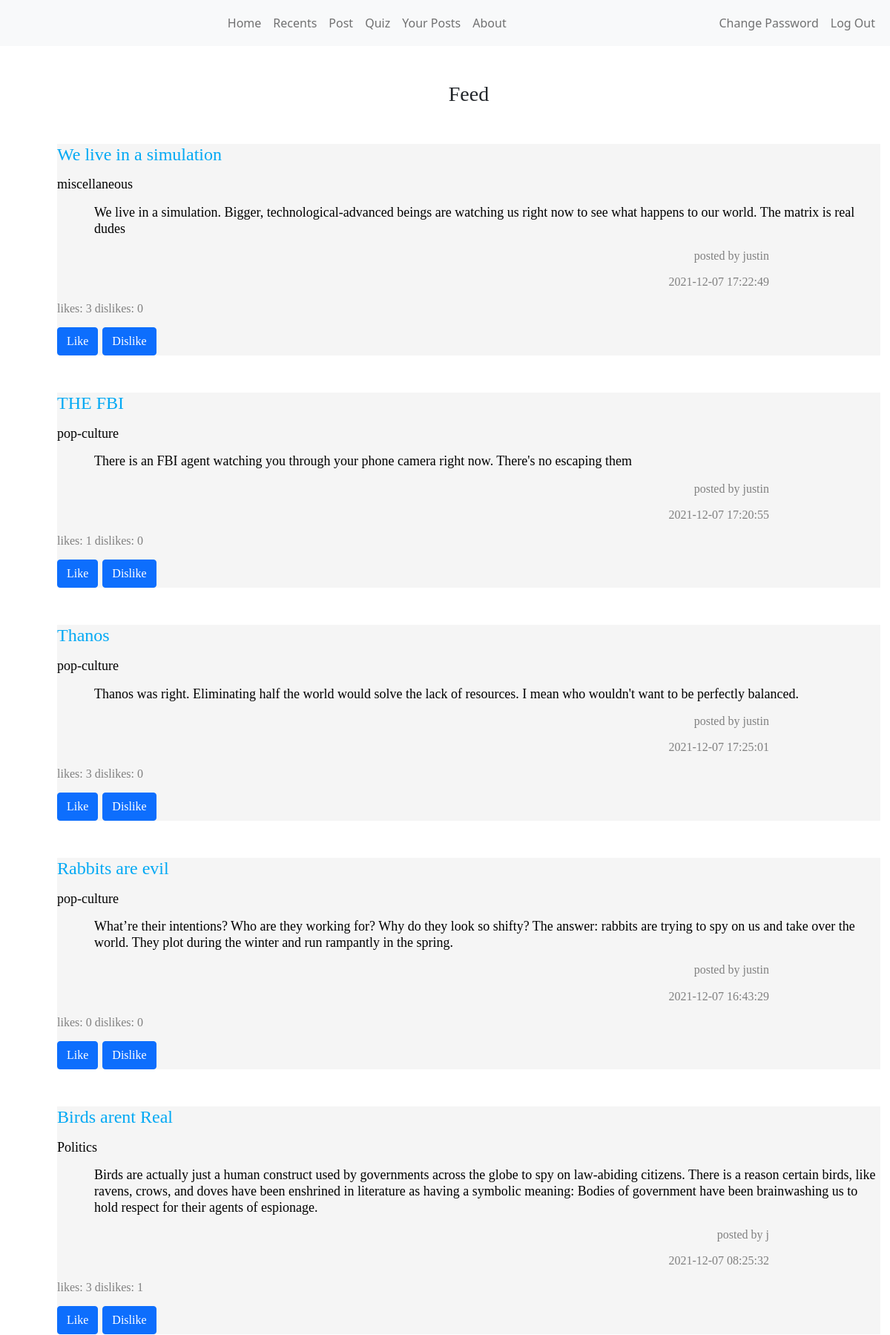
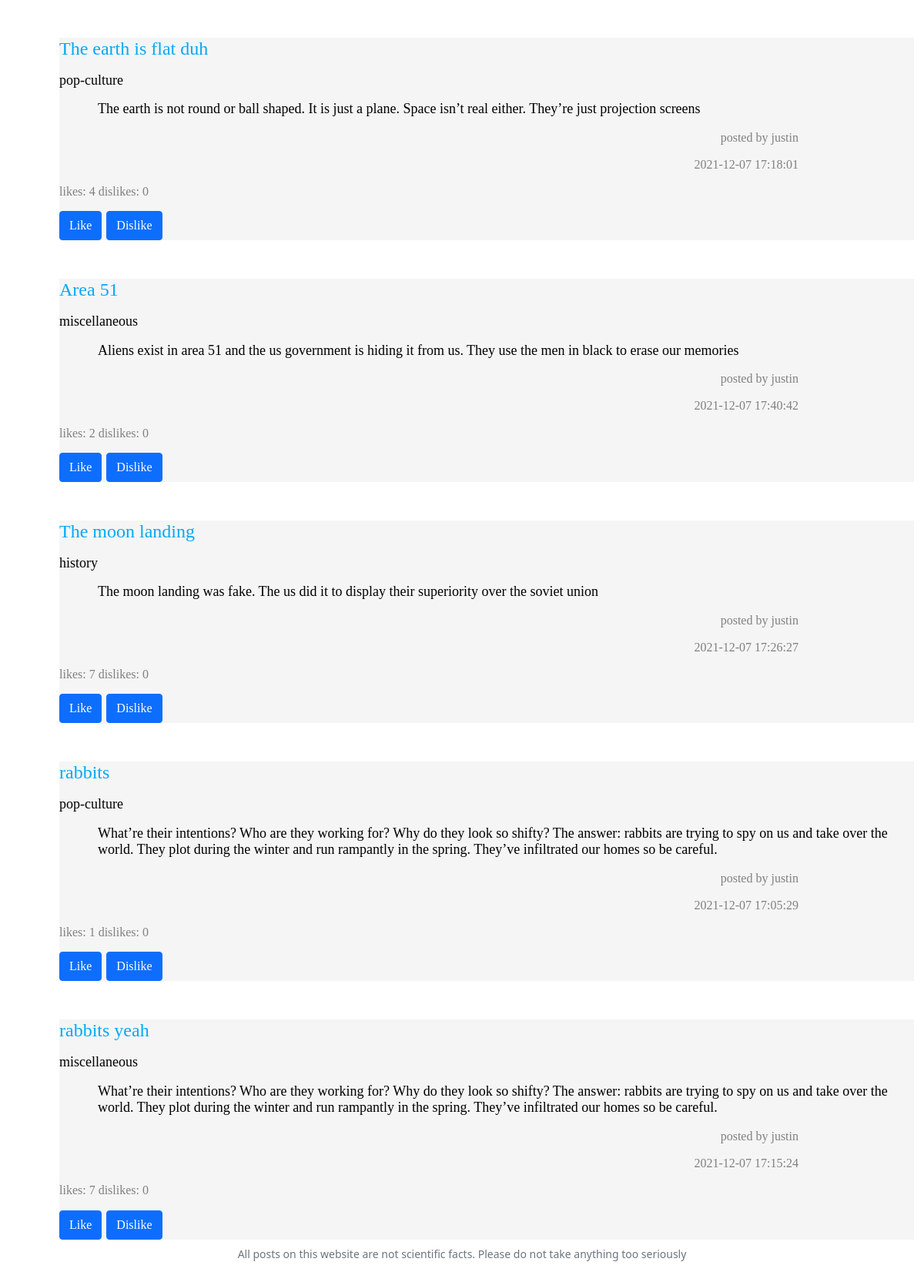
The page / (signed in) on the database its author committed (2 pictures, top to bottom).
### tables this page shows
CREATE TABLE 'theories' ('name' TEXT, 'user' TEXT, 'content' TEXT, 'upvotes' INTEGER DEFAULT 0 , 'downvotes' INTEGER DEFAULT 0 , date TEXT, id INTEGER, 'genre' TEXT DEFAULT NULL);

### app.py (the view)
@app.route("/")
@login_required
def home():
    pref = db.execute("SELECT preference FROM users WHERE id = ?", session["user_id"])
    theories = db.execute("SELECT * FROM theories WHERE genre = ? ORDER BY upvotes DESC LIMIT 5", pref[0]["preference"])
    otherTheories = db.execute("SELECT * FROM theories WHERE genre != ? ORDER BY upvotes DESC LIMIT 5", pref[0]["preference"])
    theories = theories + otherTheories
    random.shuffle(theories)
    return render_template("home.html", theories=theories)

### app.py (called while the page is built)
@app.after_request
def after_request(response):
    response.headers["Cache-Control"] = "no-cache, no-store, must-revalidate"
    response.headers["Expires"] = 0
    response.headers["Pragma"] = "no-cache"
    return response

### helpers.py (called while the page is built)
def login_required(f):
    @wraps(f)
    def decorated_function(*args, **kwargs):
        if session.get("user_id") is None:
            return redirect("/login")
        return f(*args, **kwargs)
    return decorated_function

### templates/home.html (shortened to what this page needs)
<!DOCTYPE html>
<html lang="en">
    <head>
        <link href="https://cdn.jsdelivr.net/npm/bootstrap@5.1.3/dist/css/bootstrap.min.css" rel="stylesheet">
        <link href="/static/styles.css" rel="stylesheet">
    </head>
    <body>
        <nav class="autohide navbar navbar-expand-lg bg-light navbar-light">
            <div class="container-fluid">
                <div class="collapse navbar-collapse" id="navbar">
                    {% if session["user_id"] %}
                        <ul class="navbar-nav ms-auto">
                            <li class="nav-item"><a class="nav-link" href="/">Home</a></li>
                            <li class="nav-item"><a class="nav-link" href="/recents">Recents</a></li>
                            <li class="nav-item"><a class="nav-link" href="/post">Post</a></li>
                            <li class="nav-item"><a class="nav-link" href="/quiz">Quiz</a></li>
                            <li class="nav-item"><a class="nav-link" href="/your-posts">Your Posts</a></li>
                            <li class="nav-item"><a class="nav-link" href="/about">About</a></li>
                        </ul>
                        <ul class="navbar-nav ms-auto">
                            <li class="nav-item"><a class="nav-link" href="/change">Change Password</a></li>
                            <li class="nav-item"><a class="nav-link" href="/logout">Log Out</a></li>
                        </ul>
                    {% else %}
                        <ul class="navbar-nav ms-auto">
                            <li class="nav-item"><a class="nav-link" href="/register">Register</a></li>
                            <li class="nav-item"><a class="nav-link" href="/login">Log In</a></li>
                        </ul>
                    {% endif %}
                </div>
            </div>
        </nav>
        <main class="container-fluid py-5 text-center">
            {% block main %}
            <div class="container">
                <h3>Feed</h3>
            </div>
                {% for post in theories %}
                <div class="container">
                    <form class="grey" action="/recents" id="like" method="post">
                        <h1 name="title" id="title" class="leftAlign crimson">{{ post.name }}</p>
                        <p id="genre" class="black medium">{{ post.genre }}</p>
                        <p class="paragraph black">{{ post.content }}</p>
                        <p class="author darkgrey">posted by {{ post.user }}</p>
                        <p class="author darkgrey">{{ post.date }}</p>
                        <p class="votes darkgrey">likes: {{ post.upvotes }} dislikes: {{ post.downvotes }}</p>
                        <button class="btn btn-primary" type="submit" name="like" value="like">Like</button>
                        <button class="btn btn-primary" type="submit" name="dislike" value="dislike">Dislike</button>
                    </form>
                </div>
                {% endfor %}
            {% endblock %}
            <footer class="mb-5 small text-center text-muted">
                All posts on this website are not scientific facts. Please do not take anything too seriously
            </footer>
        </main>
    </body>
</html>

### static/styles.css (style rules this page uses)
.container { margin-left: 50px; margin-right: 50px; padding-left: 15px; padding-right: 15px; font-family: "Comic Sans MS", "Comic Sans", cursive; }
.author { text-align: right; font-size: medium; font-family: "Comic Sans MS", "Comic Sans", cursive; margin-right: 150px; }
.crimson { color: #03a9f4; }
.paragraph { text-align: left; font-size: large; font-family: "Comic Sans MS", "Comic Sans", cursive; margin-left: 50px; }
.medium { font-size: large; }
.leftAlign { text-align: left; font-size: x-large; margin-top: 50px; font-family: "Comic Sans MS", "Comic Sans", cursive; }
.grey { background-color: #F5F5F5; }
.black { color:#000000 }
.darkgrey { color:#808080 }
.votes { font-size: medium; font-family: "Comic Sans MS", "Comic Sans", cursive; }

### templates/home.html (style rules this page uses)
body { animation: fadeInAnimation ease 2s; animation-iteration-count: 1; animation-fill-mode: forwards; }

### rows shown on the page
theories: name "We live in a simulation", genre "miscellaneous", content "We live in a simulation. Bigger, technological-advanced beings are watching us right now to see what happens to our world. The matrix is real dudes", user "justin", date "2021-12-07 17:22:49", upvotes "3", downvotes "0"
theories: name "THE FBI", genre "pop-culture", content "There is an FBI agent watching you through your phone camera right now. There's no escaping them", user "justin", date "2021-12-07 17:20:55", upvotes "1", downvotes "0"
theories: name "Thanos", genre "pop-culture", content "Thanos was right. Eliminating half the world would solve the lack of resources. I mean who wouldn't want to be perfectly balanced.", user "justin", date "2021-12-07 17:25:01", upvotes "3", downvotes "0"
theories: name "Rabbits are evil", genre "pop-culture", content "What’re their intentions? Who are they working for? Why do they look so shifty? The answer: rabbits are trying to spy on us and take over the world. They plot during the winter and run rampantly in the spring.", user "justin", date "2021-12-07 16:43:29", upvotes "0", downvotes "0"
theories: name "Birds arent Real", genre "Politics", content "Birds are actually just a human construct used by governments across the globe to spy on law-abiding citizens. There is a reason certain birds, like ravens, crows, and doves have been enshrined in literature as having a symbolic meaning: Bodies of government have been brainwashing us to hold respect for their agents of espionage.", user "j", date "2021-12-07 08:25:32", upvotes "3", downvotes "1"
theories: name "The earth is flat duh", genre "pop-culture", content "The earth is not round or ball shaped. It is just a plane. Space isn’t real either. They’re just projection screens", user "justin", date "2021-12-07 17:18:01", upvotes "4", downvotes "0"
theories: name "Area 51", genre "miscellaneous", content "Aliens exist in area 51 and the us government is hiding it from us. They use the men in black to erase our memories", user "justin", date "2021-12-07 17:40:42", upvotes "2", downvotes "0"
theories: name "The moon landing", genre "history", content "The moon landing was fake. The us did it to display their superiority over the soviet union", user "justin", date "2021-12-07 17:26:27", upvotes "7", downvotes "0"
theories: name "rabbits", genre "pop-culture", content "What’re their intentions? Who are they working for? Why do they look so shifty? The answer: rabbits are trying to spy on us and take over the world. They plot during the winter and run rampantly in the spring. They’ve infiltrated our homes so be careful.", user "justin", date "2021-12-07 17:05:29", upvotes "1", downvotes "0"
theories: name "rabbits yeah", genre "miscellaneous", content "What’re their intentions? Who are they working for? Why do they look so shifty? The answer: rabbits are trying to spy on us and take over the world. They plot during the winter and run rampantly in the spring. They’ve infiltrated our homes so be careful.", user "justin", date "2021-12-07 17:15:24", upvotes "7", downvotes "0"
